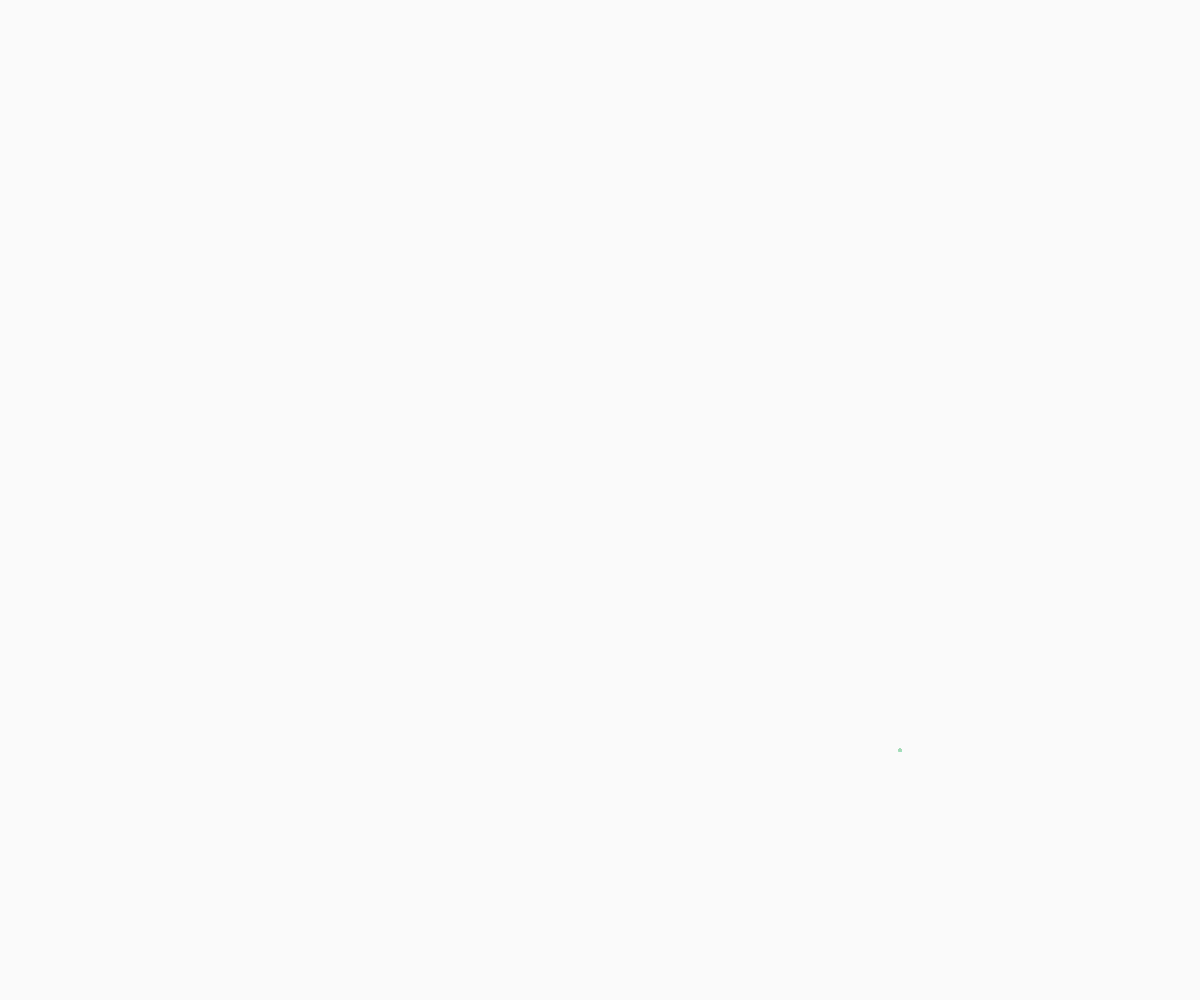
Frame 1 (no input)
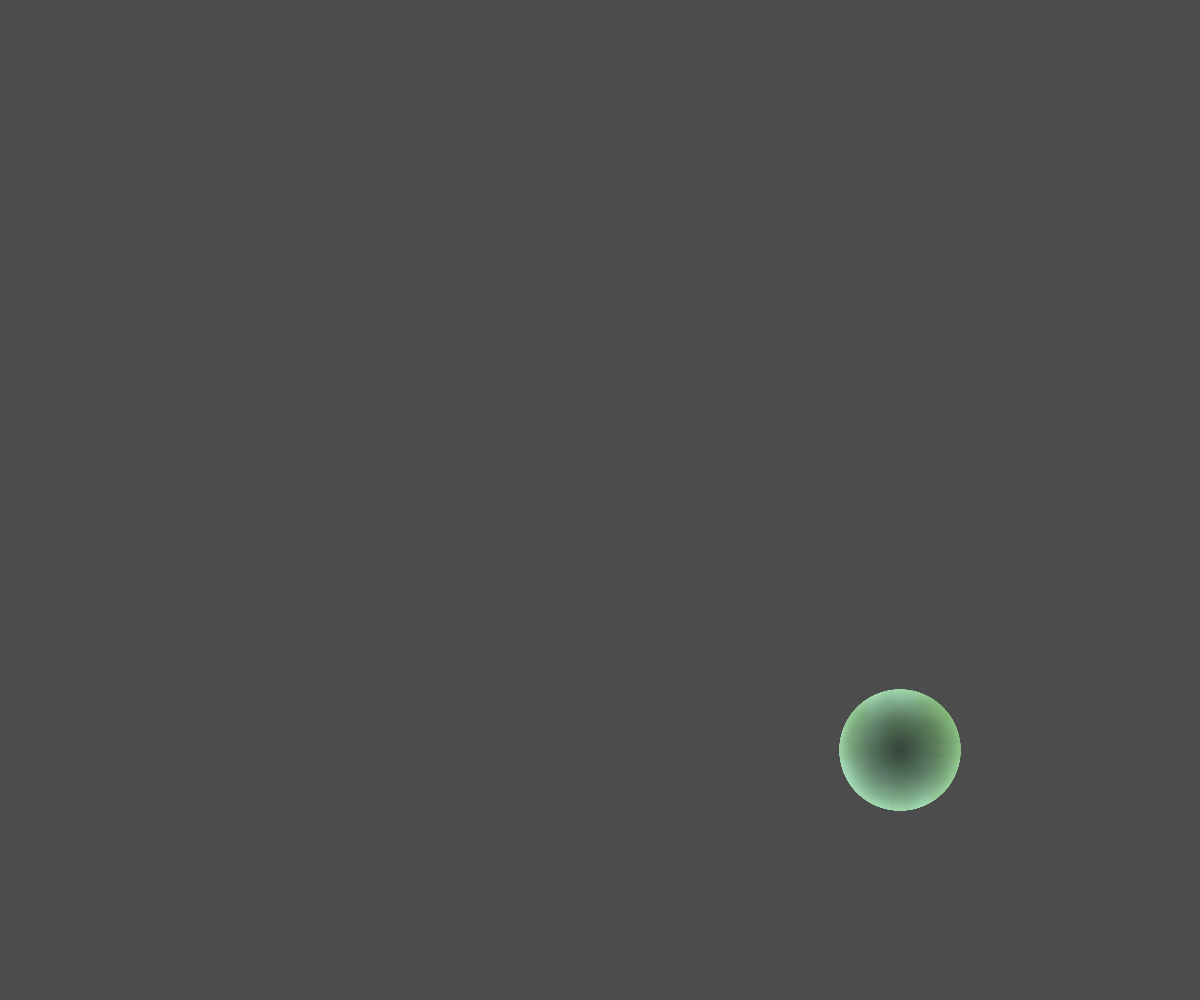
Frame 60 (no input)
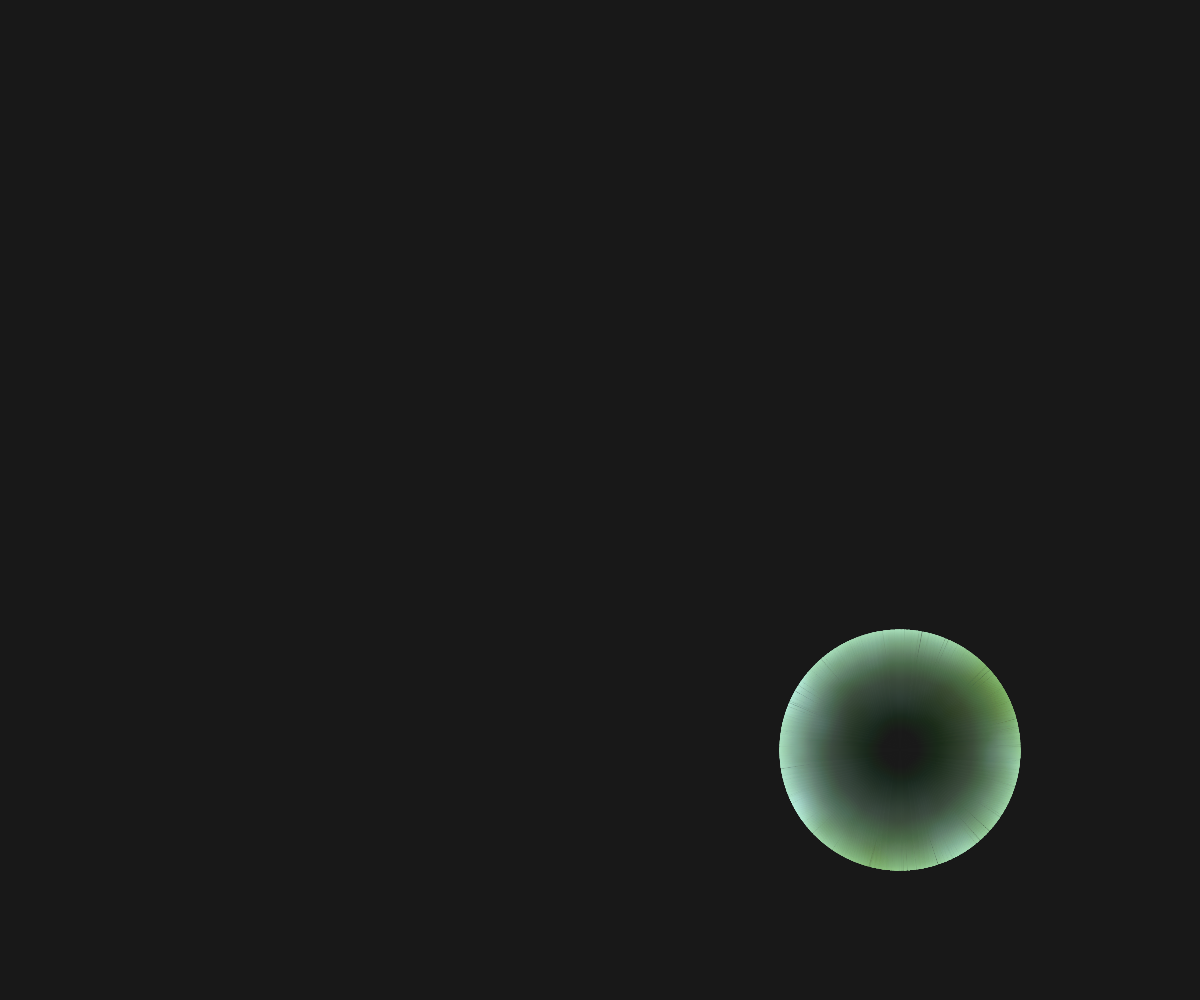
Frame 120 (the mouse pressed at the canvas centre since frame 60)

The p5.js sketch that drew these frames (run headless with seeded random() and noise() and a simulated clock; from frame 60 on, the mouse is pressed at the canvas centre):

// p5.js sketch
// ── sketch.js
// SLIME MOLD!
// if cursor moves close to a patch of molds, they will diffuse!

//variables 
let molds = []; //array to hold all the mold objects
let num = 5000; //number of molds
let d; // Holds the pixel density of the display

//
function setup() {
  createCanvas(windowWidth, windowHeight); //pattern appear as fit user window width and height 
  angleMode(DEGREES); // Sets angle mode to degrees
  d = pixelDensity(); // Gets the pixel density of the screen

// Create and store 5000 Mold objects
  for (let i = 0; i < num; i++) {
    molds[i] = new Mold(); // Each mold object is stored in the molds array

  }
}

function draw() {
  background(0, 5);
  loadPixels(); // Prepares pixel manipulation

  for (let i = 0; i < num; i++) {
    molds[i].update(); // Update mold position and behavior
    molds[i].display(); // Display mold with current color palette
  }
}

// ── mold.js
//define the mold class，mold detect front, left, and right, based on current position and direction of the mold
class Mold {
  constructor() {
    // use "this." keyword to eliminate the confusion between class attributes and parameters with the same name
    // Set initial position of the mold in a central region of the canvas
    this.x = (width / 4, (3 * width) / 4);
    this.y = (height / 4, (3 * height) / 4);
    // Set the radius of the mold
    this.r = 0.5;

    // / Randomly assign an initial direction (heading) in degrees
    this.heading = random(360);
    // Calculate velocity components based on the heading
    this.vx = cos(this.heading);
    this.vy = sin(this.heading);
    // Define the angle of rotation for changing direction
    this.rotAngle = 45;

    //more sensing components, vector: arrow pointing in space, for motion, speed and direction
    // Initialize sensor positions for detecting surroundings
    this.rSensorPos = createVector(0, 0); //right sensor
    this.lSensorPos = createVector(0, 0); //left sensor
    this.fSensorPos = createVector(0, 0); //front sensor
    this.sensorAngle = 45; // Angle between sensors
    this.sensorDist = 15; // Default distance of the sensors from the mold
  }

  // sensing position is going to be based on the current position of the mold
  // conversion from Polar coordinates to cartisian coordinates
  // Update the mold's position, sensors, and heading based on environment
  update() {
    // calculate distance to the mouse
    let distanceToMouse = dist(this.x, this.y, mouseX, mouseY);
    // if close to the mouse, increase sensor distance
    if (distanceToMouse < 110) { 
      this.sensorDist = map(distanceToMouse, 0, 100, 100, 0); 
    } else {
      // reset to default sensor distance when far from the mouse
      this.sensorDist = 15; 
    }

    // update mold movement based on heading angle
    this.vx = cos(this.heading);
    this.vy = sin(this.heading);
    // use modulo to move the mold and wrap around the edges of the canvas
    this.x = (this.x + this.vx + width) % width;
    this.y = (this.y + this.vy + height) % height;

    //call method within class, have to add "this."
  
    //update the position of the sensors
    this.getSensorPos(this.rSensorPos, this.heading + this.sensorAngle);
    this.getSensorPos(this.lSensorPos, this.heading - this.sensorAngle);
    this.getSensorPos(this.fSensorPos, this.heading);
    
    //radius R * cosine of angle, based on the current angle of mold which is(this.heading, and then add the new sensing angle)
    
    this.fSensorPos.x = this.x + this.sensorDist * cos(this.heading);
    this.fSensorPos.y = this.y + this.sensorDist * sin(this.heading);

    // Read pixel values at sensor positions and make decisions based on readings
    let index, l, r, f;
    index =
      4 * (d * floor(this.rSensorPos.y)) * (d * width) +
      4 * (d * floor(this.rSensorPos.x));
    r = pixels[index];

    index =
      4 * (d * floor(this.lSensorPos.y)) * (d * width) +
      4 * (d * floor(this.lSensorPos.x));
    l = pixels[index];

    index =
      4 * (d * floor(this.fSensorPos.y)) * (d * width) +
      4 * (d * floor(this.fSensorPos.x));
    f = pixels[index];

    //Compare values of f, l, and r to determine movement
    if (f > l && f > r) {
      // move straight if front sensor detects the strongest signal
      this.heading += 0;
    } else if (f < l && f < r) {
      // turn left OR right if front sensor is weak, with a random chance
      if (random(1) < 0.5) {
        this.heading += this.rotAngle;
      } else {
        this.heading -= this.rotAngle;
      }
      // left if left sensor detects stronger signal
    } else if (l > r) {
      this.heading += -this.rotAngle;
      // right if right sensor detects stronger signal
    } else if (r > l) {
      this.heading += this.rotAngle;
    }
  }

  display() {
    noStroke();
    // Choose color palette based on the current palette value
    let colorNoise = noise(this.x * 0.01, this.y * 0.01); // use Perlin noise for smooth blend between the moldy colors

    // Map the noise value to the RGB color range (blend between green, yellow, and blue)
    let r = map(colorNoise, 0, 1, 100, 200); 
    let g = map(colorNoise, 0, 1, 150, 255); 
    let b = map(colorNoise, 0, 1, 50, 255); 
    // Set the fill color based on the noise value
    fill(r, g, b); 

    // Draw the mold as an ellipse at its current position
    ellipse(this.x, this.y, this.r * 2, this.r * 2);
  }

  // update sensor position based on the mold's current angle and sensor distance
  getSensorPos(sensor, angle) {
    // calculate the new sensor position using polar coordinates (angle and distance)
    sensor.x = (this.x + this.sensorDist * cos(angle) + width) % width;
    sensor.y = (this.y + this.sensorDist * sin(angle) + height) % height;
  }
}

//pixel(): an one-dimensional array containing color of each pixel on the canvas (RGBA)
//pixelDensity(): returns the pixel density of the canvas
//loadPixels() must be called before accessing the pixels array, updatePixles() must be called after any changes are made.
